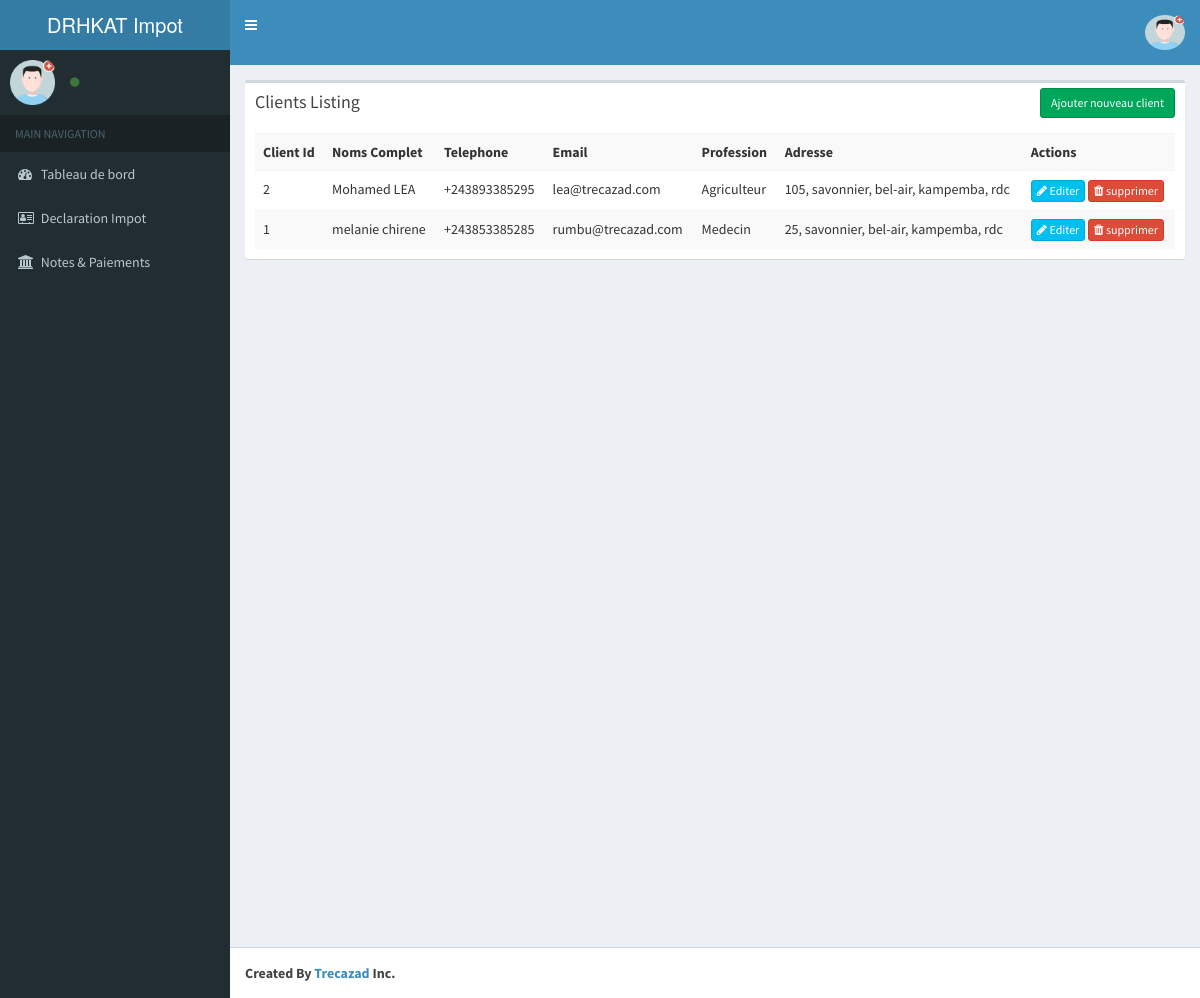
/index.php/client, run on the app's committed database.
### tables this page shows
CREATE TABLE `tb_dgi_clients` (
  `client_id` int(11) NOT NULL,
  `noms_complet` varchar(75) DEFAULT NULL,
  `telephone` varchar(25) DEFAULT NULL,
  `email` varchar(75) DEFAULT NULL,
  `profession` varchar(75) DEFAULT NULL,
  `adresse` text
);

### application/controllers/Client.php (called while the page is built, shortened)
<?php
class Client extends CI_Controller{
    function __construct()
    {
        $this->load->model('Client_model');
    }
    function index()
    {
        $params['limit'] = RECORDS_PER_PAGE;
        $params['offset'] = ($this->input->get('per_page')) ? $this->input->get('per_page') : 0;
        $data['clients'] = $this->Client_model->get_all_clients($params);
        $data['_view'] = 'client/index';
        $this->load->view('layouts/main',$data);
    }
}

### index.php (called while the page is built, shortened)
<?php
require_once BASEPATH.'core/CodeIgniter.php';

### application/models/Client_model.php (called while the page is built, shortened)
<?php
class Client_model extends CI_Model
{
    function get_all_clients_count()
    {
        $this->db->from('tb_dgi_clients');
        return $this->db->count_all_results();
    }
    function get_all_clients($params = array())
    {
        $this->db->order_by('client_id', 'desc');
        if(isset($params) && !empty($params))
        {
            $this->db->limit($params['limit'], $params['offset']);
        }
        return $this->db->get('tb_dgi_clients')->result_array();
    }
}

### application/views/client/index.php (the view, shortened to what this page needs)
<div class="row">
    <div class="col-md-12">
        <div class="box">
            <div class="box-header">
                <h3 class="box-title">Clients Listing</h3>
            	<div class="box-tools">
                    <a href="<?php echo site_url('client/add'); ?>" class="btn btn-success btn-sm">Ajouter nouveau client</a>
                </div>
            </div>
            <div class="box-body">
                <table class="table table-striped">
                    <tr>
						<th>Client Id</th>
						<th>Noms Complet</th>
						<th>Telephone</th>
						<th>Email</th>
						<th>Profession</th>
						<th>Adresse</th>
						<th>Actions</th>
                    </tr>
                    <?php foreach($clients as $t){ ?>
                    <tr>
						<td><?php echo $t['client_id']; ?></td>
						<td><?php echo $t['noms_complet']; ?></td>
						<td><?php echo $t['telephone']; ?></td>
						<td><?php echo $t['email']; ?></td>
						<td><?php echo $t['profession']; ?></td>
						<td><?php echo $t['adresse']; ?></td>
						<td>
                            <a href="<?php echo site_url('client/edit/'.$t['client_id']); ?>" class="btn btn-info btn-xs"><span class="fa fa-pencil"></span> Editer</a>
                            <a href="<?php echo site_url('client/remove/'.$t['client_id']); ?>" class="btn btn-danger btn-xs"><span class="fa fa-trash"></span> supprimer</a>
                        </td>
                    </tr>
                    <?php } ?>
                </table>
            </div>
        </div>
    </div>
</div>

### data on the page
tb_dgi_clients: client_id "2", noms_complet "Mohamed LEA", telephone "+243893385295", email "lea@trecazad.com", profession "Agriculteur", adresse "105, savonnier, bel-air, kampemba, rdc"
tb_dgi_clients: client_id "1", noms_complet "melanie chirene", telephone "+243853385285", email "rumbu@trecazad.com", profession "Medecin", adresse "25, savonnier, bel-air, kampemba, rdc"
